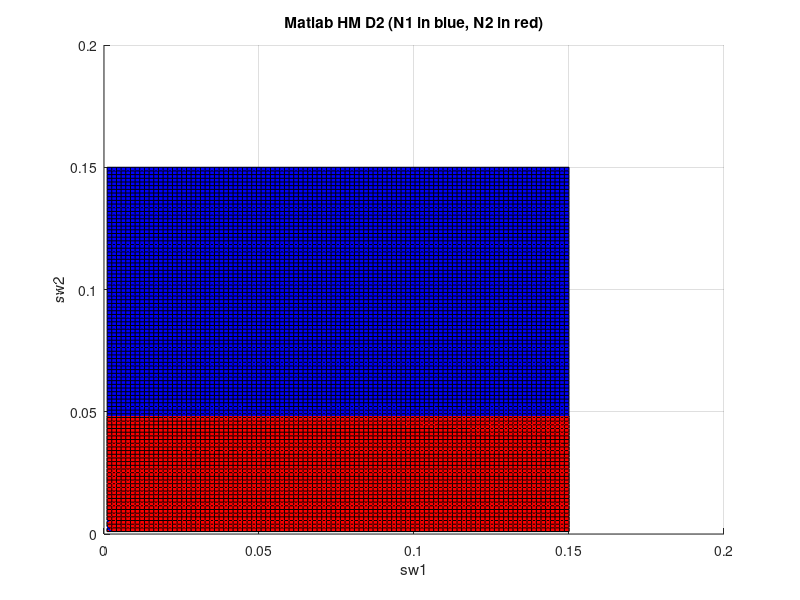

MATLAB code for this plot:
function plot_matlab_hmD2()    
    sw1 = linspace(0.001, 0.15, 100);
    sw2 = linspace(0.001, 0.15, 100);
    
    N1_ans = dlmread('matlab_hmD2_N1.txt');
    N2_ans = dlmread('matlab_hmD2_N2.txt');    

    
    figure;
    hold on;
    grid on;
    h1 = surf(sw1, sw2, N1_ans, 'FaceColor', 'blue');
    h2 = surf(sw1, sw2, N2_ans, 'FaceColor', 'red');
    title('Matlab HM D2 (N1 in blue, N2 in red)');
    xlabel('sw1');
    ylabel('sw2');
    
    
    saveas(gcf, 'fig_matlab_hmD2.jpg');
    
    
end
